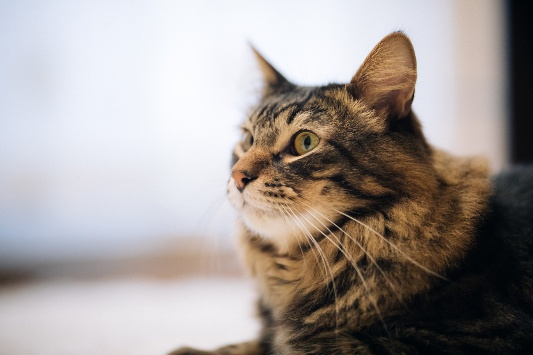
#> input picture 4050_data_cleansing/cleansing_data/cat_sample.jpg, 533 x 355 px
$ jupyter execute '総合添削問題.ipynb'
#> lines starting #> are read from the running program, lines starting #| are printed output that depends on the picture
#> further down, cat_img is the input picture: shape (355, 533, 3); mean B, G, R 152.9, 155.9, 163.4
# 総合添削問題

機械学習における画像認識では、画像データとその画像に紐づけられたラベルの組み合わせが大量に必要となります。しかしながら、機械学習の入力とするには十分な数の画像とラベルの組み合わせを用意する事は、コストがかかるため困難なことであります。
そこで、データの個数を十分量に増やす際に行われるテクニックとして、**画像の水増し**があります。

画像の水増しといっても、ただ単にデータをコピーして量を増やすだけでは意味がありません。<br>
そこで、例えば画像を反転したり、ずらしたりして新たなデータを作り出します。ここでは、主にChapter3で学んだ様々な関数を駆使して画像を水増しする関数を作成してもらいます。

#### 問題

- 画像を受け取ったら5つの方法で加工した画像データを作成し、まとめて配列にして返す関数`scratch_image`関数を作成して下さい。
```python
def scratch_image(img, flip=True, thr=True, filt=True, resize=True, erode=True):
    """
    flip は画像の左右反転
    thr  は閾値処理
    filt はぼかし
    resizeはモザイク
    erode は収縮
        をするorしないを指定している

    imgの型はOpenCVのcv2.read()によって読み込まれた画像データの型

    水増しした画像データを配列にまとめて返す
    """
```

- 加工の方法は重ねあわせます。たとえば`flip=True, thr=True, filt=False, resize=False, erode=False`ならば画像の反転と閾値処理を行うので
    1. オリジナルの画像
    2. 左右反転した画像
    3. 閾値処理を行った画像
    4. 左右反転して閾値処理した画像

  と、四枚の画像データが配列にまとめられて返されます。
- 全て`True`ならば $2^5 = 32$ 枚の画像データが返されます。
- 作成した`scratch_image`関数を使ってcleansing_dataフォルダ内の画像データ（`cat_sample.png`）を水増しし、`scratch_images`フォルダに保存して下さい。
- 各手法の仕様は以下のようにして下さい。
    1. 反転: 左右で反転
    2. 閾値処理: 閾値100, しきい値より大きい値はそのまま、小さい値は0にする
    3. ぼかし: 自分自身のまわりの$5 \times 5$個のピクセルを用いる
    4. モザイク: 解像度を$1/5$にする
    5. 収縮: 自身を囲む8ピクセルを用いる

<div style="text-align: center;">
    <span style="font-size: 120%">flipとthrのみTrueだった場合の例</span>
</div>

[cell 1]
import os

import numpy as np
import matplotlib.pyplot as plt
import cv2
import itertools
import shutil

#
def scratch_image(img, flip=True, thr=True, filt=True, resize=True, erode=True):
    """
    flip は画像の左右反転
    thr  は閾値処理
    filt はぼかし
    resizeはモザイク
    erode は縮小
        をするorしないを指定している

    imgの型はOpenCVのcv2.read()によって読み込まれた画像データの型

    水増しした画像データを配列にまとめて返す
    """
#> called with flip = True, thr = True, filt = True, resize = False, erode = False
    # ----------------------------ここから書いて下さい----------------------------
    flags = []
    processes = []


    if flip == True:
        processes.append(lambda img: cv2.flip(img, 1)) # flip, 左右反転=Y軸で反転 第二引数 1:Y軸指定
    if thr == True:
        processes.append(lambda img: cv2.threshold(img, 100, 255, cv2.THRESH_TOZERO)[1]) # 閾値100に満たない場合は0
    if filt == True:
        processes.append(lambda img:  cv2.GaussianBlur(img, (5, 5), 0))
    if resize == True:
        processes.append(lambda img: cv2.resize(img, dsize=None, fx=0.2, fy=0.2))
    if erode == True:
        processes.append(lambda img: cv2.erode(img, np.array([[1,1,1],[1,0,1],[1,1,1]],np.uint8)))

    patterns = []
    flags = range(len(processes))
    # 指定されたフラグの組み合わせを生成
    for r in flags:
        patterns.extend(list(itertools .combinations(flags, r+1)))
#> this loop made 3 passes
#> after the loop, patterns = [(0,), (1,), (2,), (0, 1), (0, 2), (1, 2), (0, 1, 2)]

    images = [img]
    for pattern in patterns:
        img_after = np.copy(img)

        for process_id in pattern:
            img_after = processes[process_id](img_after)

        images.append(img_after)
#> this loop made 7 passes
#> after the loop, images = 8 items

    return  images
    # ----------------------------ここまで書いて下さい----------------------------

print ("始め")

# 画像の読み込み
cat_img = cv2.imread("cleansing_data/cat_sample.jpg")

# 画像の水増し
print ("水増し")
scratch_cat_images = scratch_image(cat_img, True, True, True, False, False)
#> scratch_cat_images = 8 items

# 画像を保存するフォルダーがあれば一旦削除
if os.path.exists("scratch_images"):
    shutil.rmtree("scratch_images")

# 画像を保存するフォルダーを作成
if not os.path.exists("scratch_images"):
    os.mkdir("scratch_images")

print ("出力中")
for num, im in enumerate(scratch_cat_images):
    # まず保存先のディレクトリ"scratch_images/"を指定、番号を付けて保存
    cv2.imwrite("scratch_images/" + ("%02d" % (num)) + ".jpg" ,im)
#> this loop made 8 passes
#> pass 2, `cv2.imwrite("scratch_images/" + ("%02d" % (num)) + ".jpg" ,im)`:
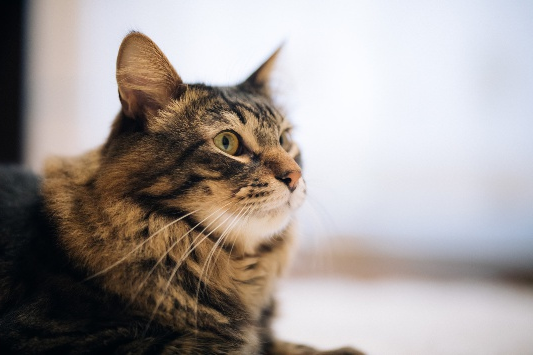
#> saved as 01.jpg: shape (355, 533, 3); mean B, G, R 152.9, 155.9, 163.4

print ("終わり")


$ run again, with 4050_data_cleansing/cleansing_data/sample.jpg copied over 4050_data_cleansing/cleansing_data/cat_sample.jpg
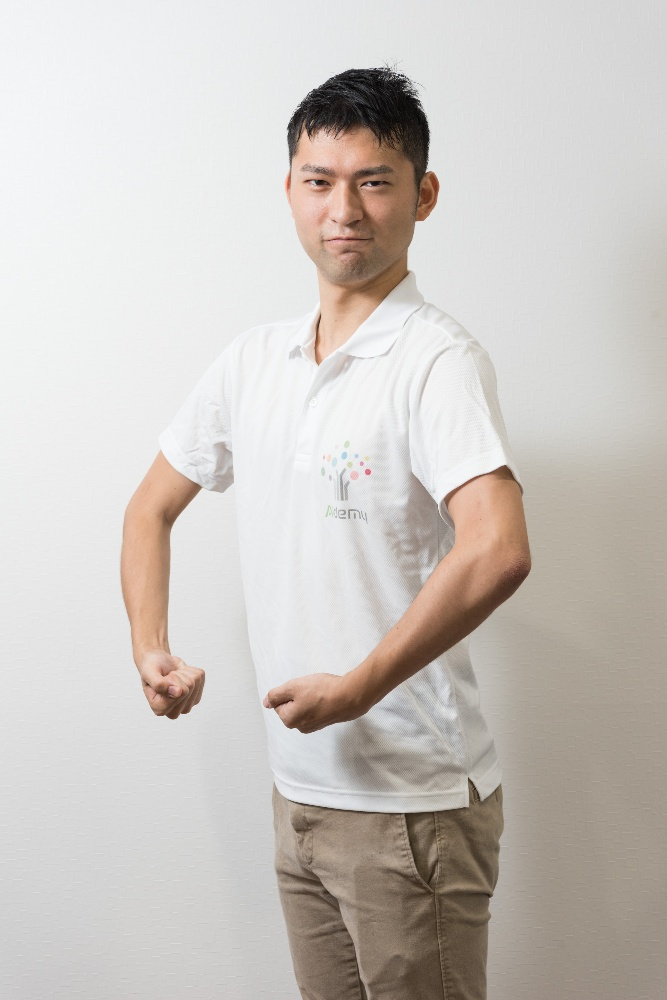
#> input picture 4050_data_cleansing/cleansing_data/sample.jpg, 667 x 1000 px
#> cat_img is the input picture: shape (1000, 667, 3); mean B, G, R 193.2, 198, 203.5
#> the loop in scratch_image, `for r in flags:` made 3 passes
#> after the loop in scratch_image, `for r in flags:`: patterns = [(0,), (1,), (2,), (0, 1), (0, 2), (1, 2), (0, 1, 2)]
#> the loop in scratch_image, `for pattern in patterns:` made 7 passes
#> after the loop in scratch_image, `for pattern in patterns:`: images = 8 items
#> the loop `for num, im in enumerate(scratch_cat_images): # まず保存先のディレクトリ"scratch_i..` made 8 passes
#> pass 2, `cv2.imwrite("scratch_images/" + ("%02d" % (num)) + ".jpg" ,im)`:
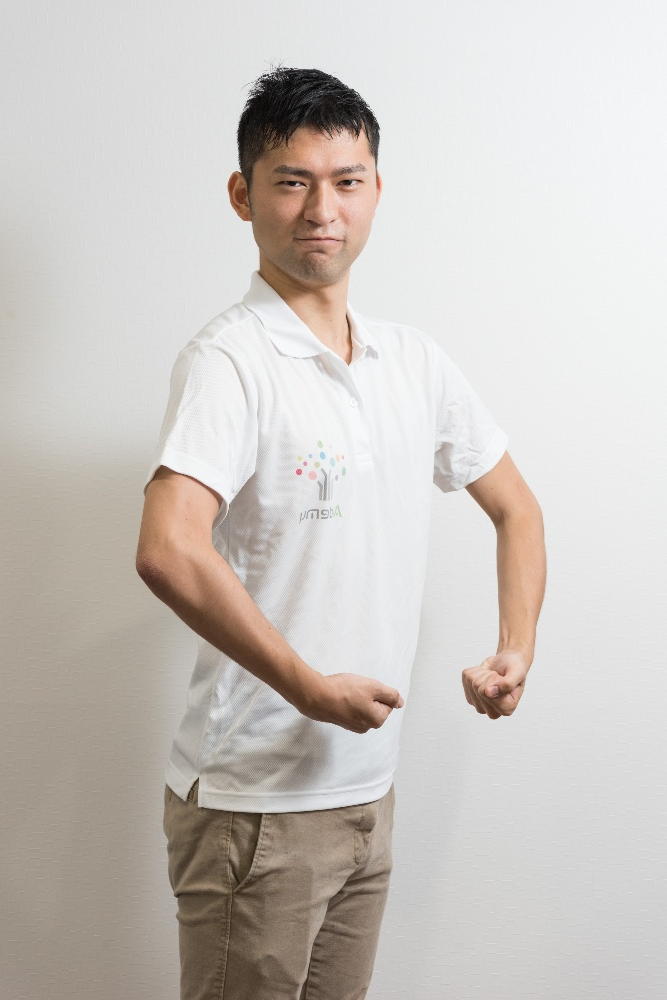
#> saved as 01.jpg: shape (1000, 667, 3); mean B, G, R 193.2, 198, 203.5
